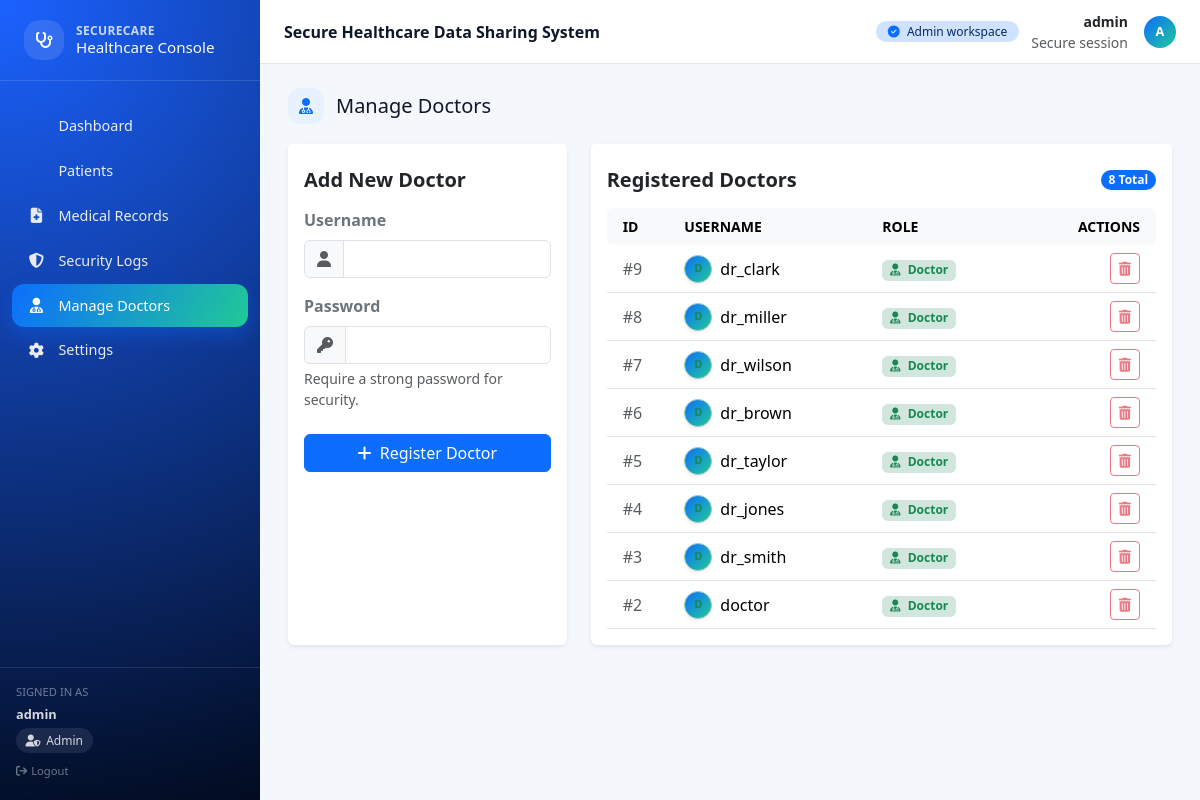
Page /admin/doctors (signed in) on the committed database.
### tables this page shows
CREATE TABLE users (
            id INTEGER PRIMARY KEY AUTOINCREMENT,
            username TEXT UNIQUE NOT NULL,
            password_hash TEXT NOT NULL,
            role TEXT NOT NULL CHECK (role IN ('admin', 'doctor'))
        );

### web/secure_healthcare/app.py (the view, shortened to what this page needs)
@app.route("/admin/doctors", methods=["GET", "POST"])
@login_required
@role_required("admin")
def manage_doctors():
    conn = get_db_connection()
    cur = conn.cursor()
    cur.execute("SELECT id, username FROM users WHERE role = 'doctor' ORDER BY id DESC")
    doctors = cur.fetchall()
    conn.close()
    return render_template("manage_doctors.html", doctors=doctors)

### web/secure_healthcare/app.py (called while the page is built, shortened)
def get_db_connection():
    conn = sqlite3.connect(DB_NAME)
    conn.row_factory = sqlite3.Row
    return conn

@app.before_request
def make_session_secure() -> None:
    session.permanent = False

def login_required(f):
    @wraps(f)
    def decorated_function(*args, **kwargs):
        return f(*args, **kwargs)
    return decorated_function

def role_required(*roles):
    def decorator(f):
        @wraps(f)
        def decorated_function(*args, **kwargs):
            return f(*args, **kwargs)
        return decorated_function
    return decorator

### web/secure_healthcare/templates/manage_doctors.html (shortened to what this page needs)
{% extends "base.html" %}
{% block content %}
<div class="page-heading">
  <div class="page-heading-title">
    <div class="page-heading-icon">
      <i class="fa-solid fa-user-doctor"></i>
    </div>
    <h1>Manage Doctors</h1>
  </div>
</div>
<div class="row">
  <div class="col-lg-4 mb-4">
    <div class="card border-0 shadow-sm h-100">
      <div class="card-header bg-white border-bottom-0 pt-4 pb-0">
        <h5 class="card-title fw-bold mb-0">Add New Doctor</h5>
      </div>
      <div class="card-body pt-3">
        <form method="POST" action="{{ url_for('manage_doctors') }}">
          <div class="mb-3">
            <label for="username" class="form-label form-label-sm fw-semibold text-secondary">Username</label>
            <div class="input-group">
              <span class="input-group-text bg-light"><i class="fa-solid fa-user text-muted"></i></span>
              <input type="text" class="form-control" id="username" name="username" required>
            </div>
          </div>
          <div class="mb-4">
            <label for="password" class="form-label form-label-sm fw-semibold text-secondary">Password</label>
            <div class="input-group">
              <span class="input-group-text bg-light"><i class="fa-solid fa-key text-muted"></i></span>
              <input type="password" class="form-control" id="password" name="password" required>
            </div>
            <div class="form-text small">Require a strong password for security.</div>
          </div>
          <button type="submit" class="btn btn-primary w-100">
            <i class="fa-solid fa-plus me-1"></i> Register Doctor
          </button>
        </form>
      </div>
    </div>
  </div>
  <div class="col-lg-8 mb-4">
    <div class="card border-0 shadow-sm h-100">
      <div class="card-header bg-white border-bottom-0 pt-4 pb-0 d-flex justify-content-between align-items-center">
        <h5 class="card-title fw-bold mb-0">Registered Doctors</h5>
        <span class="badge bg-primary rounded-pill">{{ doctors|length }} Total</span>
      </div>
      <div class="card-body pt-3">
        {% if doctors %}
        <div class="table-responsive">
          <table class="table table-hover align-middle mb-0">
            <thead class="table-light text-secondary small text-uppercase">
              <tr>
                <th scope="col" class="ps-3 border-0 rounded-start">ID</th>
                <th scope="col" class="border-0">Username</th>
                <th scope="col" class="border-0">Role</th>
                <th scope="col" class="text-end pe-3 border-0 rounded-end">Actions</th>
              </tr>
            </thead>
            <tbody class="border-top-0">
              {% for doc in doctors %}
              <tr>
                <td class="ps-3 text-muted">#{{ doc.id }}</td>
                <td class="fw-medium">
                  <div class="d-flex align-items-center gap-2">
                    <div class="avatar bg-success-subtle text-success border border-success-subtle shadow-sm" style="width: 28px; height: 28px; font-size: 0.7rem;">
                      {{ doc.username[0]|upper }}
                    </div>
                    {{ doc.username }}
                  </div>
                </td>
                <td><span class="badge bg-success-subtle text-success"><i class="fa-solid fa-user-doctor me-1"></i> Doctor</span></td>
                <td class="text-end pe-3">
                  <button class="btn btn-sm btn-outline-danger" disabled title="Feature coming soon">
                    <i class="fa-solid fa-trash-can"></i>
                  </button>
                </td>
              </tr>
              {% endfor %}
            </tbody>
          </table>
        </div>
        {% else %}
        <div class="text-center py-5 text-muted bg-light rounded-3">
          <i class="fa-solid fa-users-slash fs-1 text-muted opacity-50 mb-3"></i>
          <h6>No Doctors Registered</h6>
          <p class="small mb-0">Use the form to add the first doctor.</p>
        </div>
        {% endif %}
      </div>
    </div>
  </div>
</div>
{% endblock %}

### web/secure_healthcare/templates/base.html (style rules this page uses)
:root { --hospital-primary: #0d6efd; --hospital-primary-soft: #e8f1ff; --hospital-accent: #20c997; --hospital-bg: #f4f7fb; --hospital-sidebar: #061b3a; }
body { font-family: system-ui, -apple-system, BlinkMacSystemFont, "Segoe UI", sans-serif; background-color: var(--hospital-bg); min-height: 100vh; }
.avatar { width: 32px; height: 32px; border-radius: 999px; background: linear-gradient(135deg, #0d6efd, #20c997); display: flex; align-items: center; justify-content: center; font-size: 0.8rem; color: #ffffff; font-weight: 600; }
.page-heading { display: flex; align-items: center; justify-content: space-between; margin-bottom: 1.25rem; gap: 1rem; }
.page-heading-title { display: flex; align-items: center; gap: 0.75rem; }
.page-heading-icon { width: 36px; height: 36px; border-radius: 12px; background: var(--hospital-primary-soft); display: flex; align-items: center; justify-content: center; color: var(--hospital-primary); }
.page-heading h1 { font-size: 1.25rem; margin: 0; color: #0f172a; }

### rows in the picture
users: id "9", username "D", username "dr_clark"
users: id "8", username "D", username "dr_miller"
users: id "7", username "D", username "dr_wilson"
users: id "6", username "D", username "dr_brown"
users: id "5", username "D", username "dr_taylor"
users: id "4", username "D", username "dr_jones"
users: id "3", username "D", username "dr_smith"
users: id "2", username "D", username "doctor"

### other values in the picture
{{ session.get('username') }} "admin"
{{ session.get('user_role')|capitalize }} "Admin"
{{ session.get('username')[0]|upper if session.get('username') }} "A"
{{ doctors|length }} "8"
